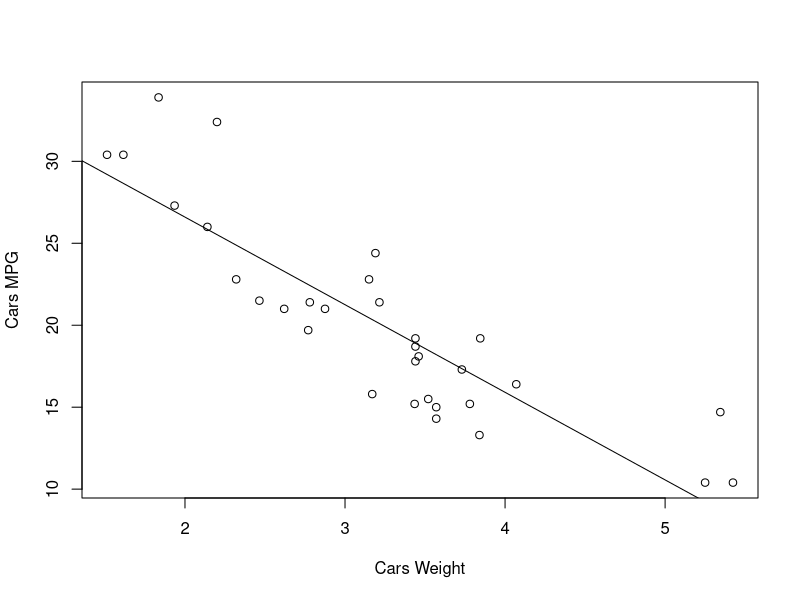
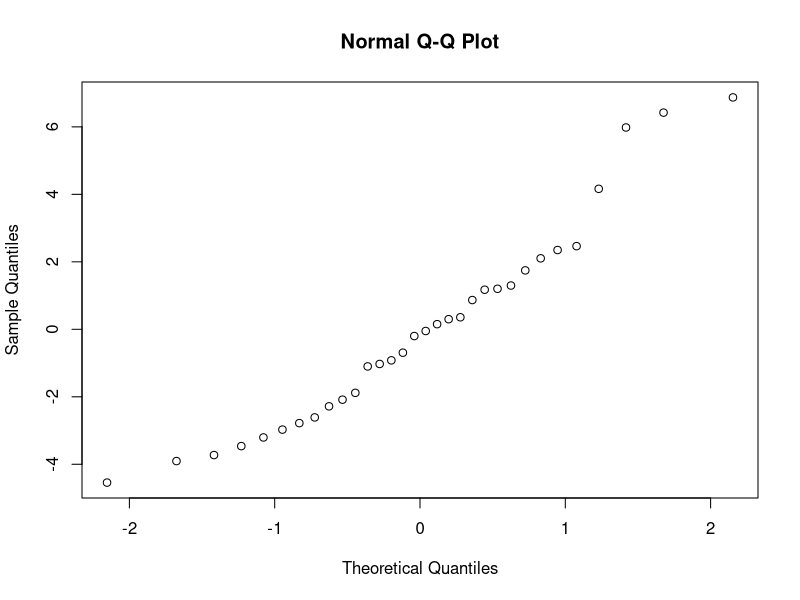
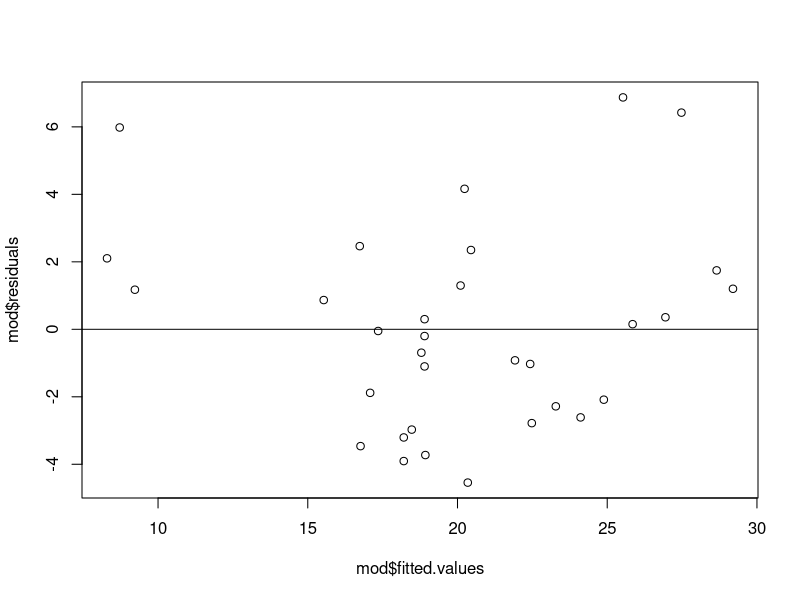

R code for these plots, in order:
## ---- chunk 1
z <- qnorm((1 - ((1 - 0.8) / 2)), 0 , 1) # if sigma known
t <- qt((1 - ((1 - 0.8) / 2)), (100 - 1)) # if sigma not known
z
t
## ---- chunk 2
(qnorm((1 - ((1 - 0.99) / 2)), 0, 1) * 5000 / 1000) ^ 2
## ---- chunk 3
n <- 1000
p_hat <- 320 / n
z <- qnorm((1 - ((1 - 0.9) / 2)), 0, 1)
MoE <- z * sqrt(p_hat * (1 - p_hat) / n)
lowlim <- p_hat - MoE
uplim <- p_hat + MoE
print(paste('(', lowlim, ',', uplim, ')', sep=' '))
## ---- chunk 4
(qnorm((1 - ((1 - 0.95) / 2)), 0, 1) / 0.03) ^ 2 * 0.25 # ballpark sample size
## ---- chunk 5
z <- sqrt(0.52 * 0.48 / 1022) / 0.03
pnorm(z, 0, 1)
## ---- chunk 6
std_err <- sqrt((2 ^ 2 / 100) + (3 ^ 2 / 50))
t <- qt((1 - ((1 - 0.9) / 2)), (50 - 1))
MoE <- (t * std_err)
diff <- (9 - 6)
lowlim <- (diff - MoE)
uplim <- (diff + MoE)
print(paste('(', lowlim, ',', uplim, ')', sep=' '))
## ---- chunk 7
attach(mtcars)
head(mtcars)
plot(mtcars$wt, mtcars$mpg, xlab='Cars Weight', ylab='Cars MPG')
mod <- lm(mtcars$mpg ~ mtcars$wt)
abline(mod)
## ---- chunk 8
qqnorm(mod$residuals)
## ---- chunk 9
shapiro.test(mod$residuals)
## ---- chunk 10
plot(mod$fitted.values, mod$residuals)
abline(h=0)
## ---- chunk 11
summary(mod)
## ---- chunk 12
((37.2851 - 0) / 1.8776)
## ---- chunk 13
pt(-19.858, 30) * 2
## ---- chunk 14
summary(mod)
## ---- chunk 15
((-5.3445 - 0) / 0.5591)
## ---- chunk 16
pt(-9.559, 30) * 2
## ---- chunk 17
((-5.3445 - (-4)) / 0.5591)
## ---- chunk 18
pt(-2.405, 30)
## ---- chunk 19
summary(mod)
lowlim <- (37.2851 - (qt(0.95, 30) * 1.8776))
uplim <- (37.2851 + (qt(0.95, 30) * 1.8776))
print(paste('(', lowlim, ',', uplim, ')', sep=' '))
## ---- chunk 20
lowlim <- (-5.3445 - (qt(0.975, 30) * 0.5591))
uplim <- (-5.3445 + (qt(0.975, 30) * 0.5591))
print(paste('(', lowlim, ',', uplim, ')', sep=' '))
## ---- chunk 21
summary(mod)
## ---- chunk 22
mod2 <- lm(mtcars$mpg ~ mtcars$wt + mtcars$cyl)
summary(mod2)
